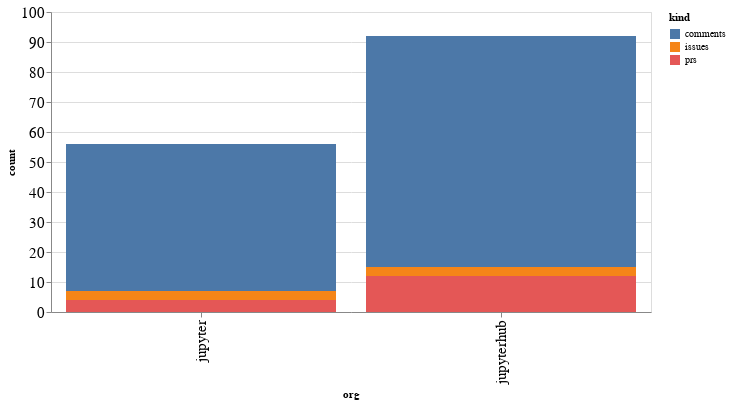

The notebook cell saved with this chart:
### Code cell
alt.Chart(org_summaries, width=600).mark_bar().encode(
    x='org',
    y='count',
    color='kind',
    tooltip="org"
)

### Figure 1 — Vega-Lite specification as saved in the notebook (floating-point values rounded to 4 significant figures)
{"config": {"axisLeft": {"labelFontSize": 15}, "axisBottom": {"labelFontSize": 15}}, "data": {"name": "data-11829883ea2d97b556ede33d3f7aa423"}, "mark": "bar", "encoding": {"color": {"type": "nominal", "field": "kind"}, "tooltip": {"type": "nominal", "field": "org"}, "x": {"type": "nominal", "field": "org"}, "y": {"type": "quantitative", "field": "count"}}, "width": 600, "$schema": "https://vega.github.io/schema/vega-lite/v4.8.1.json", "datasets": {"data-11829883ea2d97b556ede33d3f7aa423": [{"org": "jupyter", "kind": "comments", "count": 49}, {"org": "jupyter", "kind": "issues", "count": 3}, {"org": "jupyter", "kind": "prs", "count": 4}, {"org": "jupyterhub", "kind": "comments", "count": 77}, {"org": "jupyterhub", "kind": "issues", "count": 3}, {"org": "jupyterhub", "kind": "prs", "count": 12}]}}
